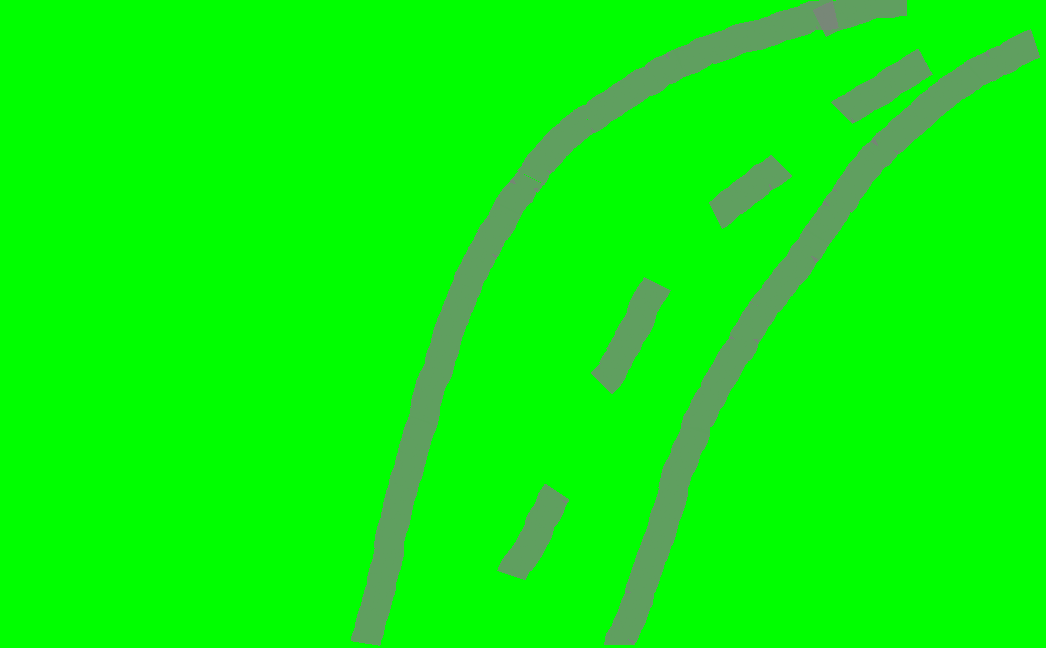
%> input picture matlab/robot/yol.png, 1046 x 648 px
$ octave robot_yol_tarifi.m   (GNU Octave 9; MATLAB toolbox functions it lacks are replaced by stand-ins)
%> lines starting %> are read from the running program, lines starting %| are printed output that depends on the picture; in (x1, y1, x2, y2) boxes, pixels count from 0 and x2, y2 are one past the last pixel; in counts of white or black regions, pixels touching at a corner belong together; the program's own positions count from 1
clc
clear
%resim=imread('yol.png');
%im = imrotate(resim,90,'bicubic');  resmi bu þekilde döndürüp farklý sonuçlar bulmayý deniyebilirsiniz.
im=imread('yol.png');
%> im is the input picture: size 648x1046x3 uint8; mean R, G, B 8.8, 246.2, 8.8
im2 = rgb2gray (im);
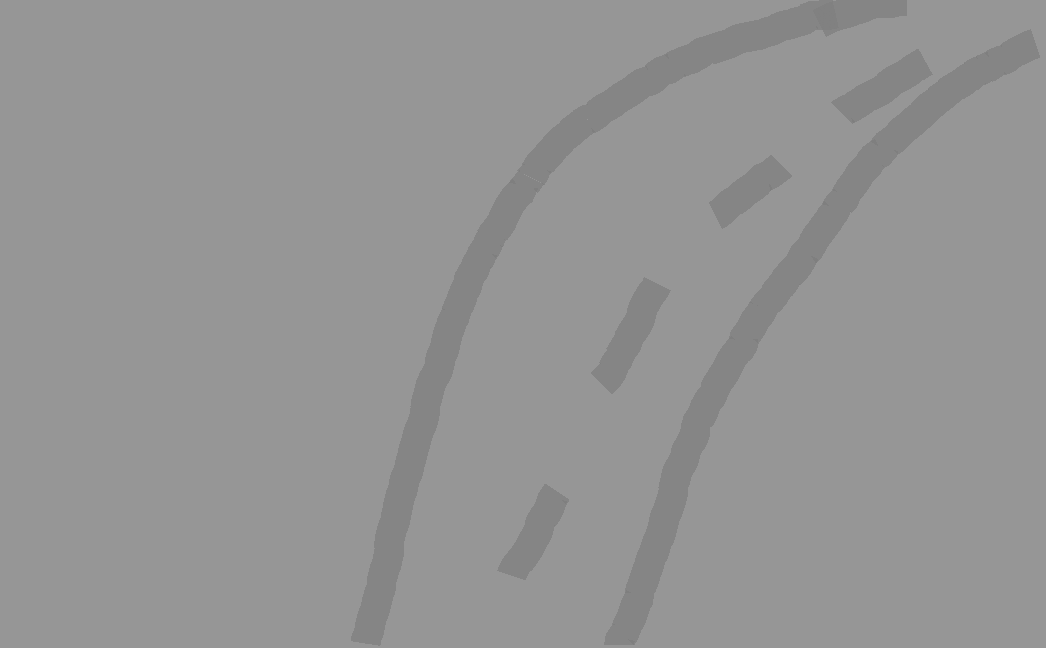
%> im2: size 648x1046 uint8; min 127, max 150, mean 148.4
level=graythresh(im2);
%> level = 0.553
im2=im2bw(im2,level);
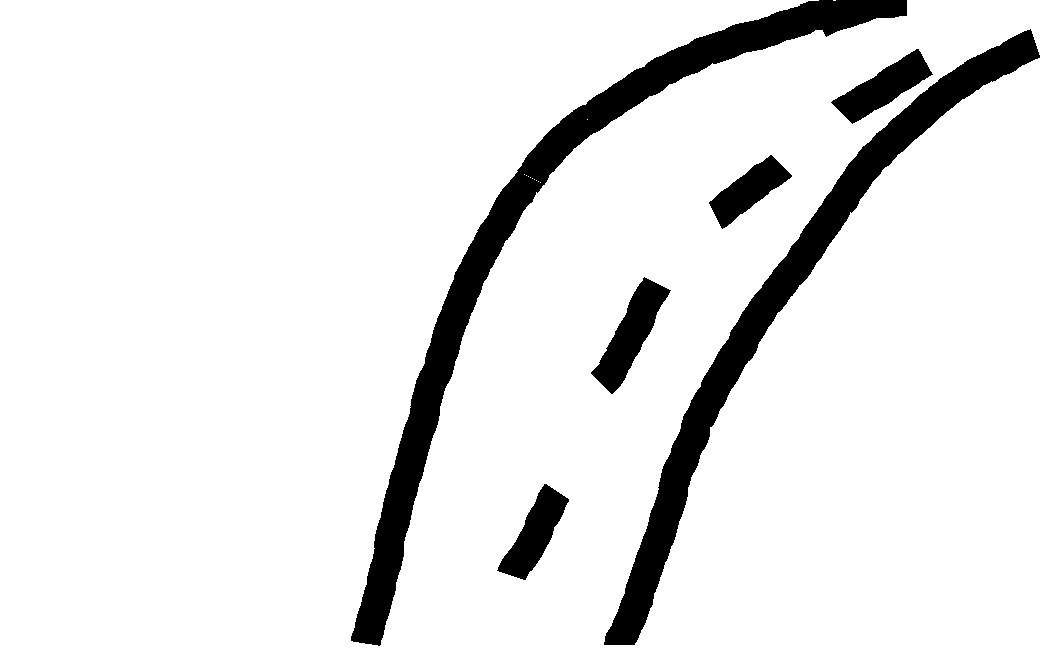
%> im2: size 648x1046 logical; 90.9% white; 6 black regions, box (x1, y1, x2, y2) and area: (351, 0, 907, 646) 27188, (604, 29, 1040, 645) 22654, (591, 277, 671, 394) 3458, (831, 49, 933, 124) 2958, (497, 484, 569, 580) 2887, (709, 155, 792, 229) 2509
img = 1-im2;
sz=size(img);
%> sz = [648 1046]

sol=img(1:sz(1),1:sz(2)/2);
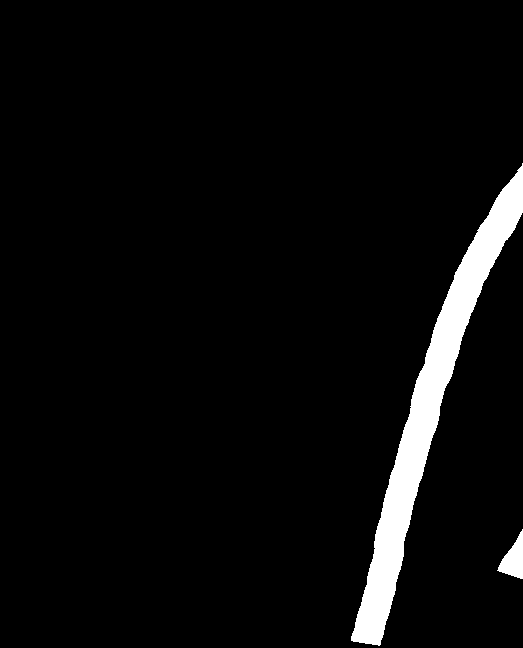
%> sol: size 648x523 double; values 0 (black) and 1 (white), 4.5% white; 2 white regions, box (x1, y1, x2, y2) and area: (351, 163, 523, 646) 14547, (497, 529, 523, 579) 679
sag=img(1:sz(1),sz(2)/2+1:sz(2));
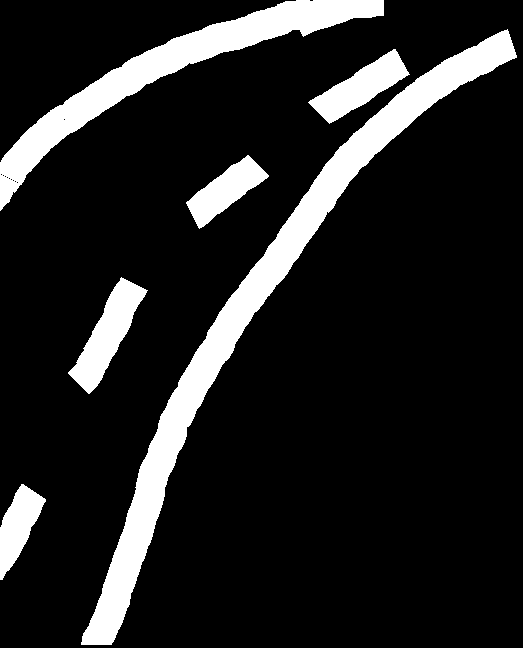
%> sag: size 648x523 double; values 0 (black) and 1 (white), 13.7% white; 6 white regions, box (x1, y1, x2, y2) and area: (81, 29, 517, 645) 22654, (0, 0, 384, 211) 12641, (68, 277, 148, 394) 3458, (308, 49, 410, 124) 2958, (186, 155, 269, 229) 2509, (0, 484, 46, 580) 2208

if(sum(sol(:)) < sum(sag(:)))
    komut=' saga yönel ' ;
elseif(sum(sol(:)) > sum(sag(:)))
    komut=' sola yönel ' ;

end

imshow(im);title(komut);
